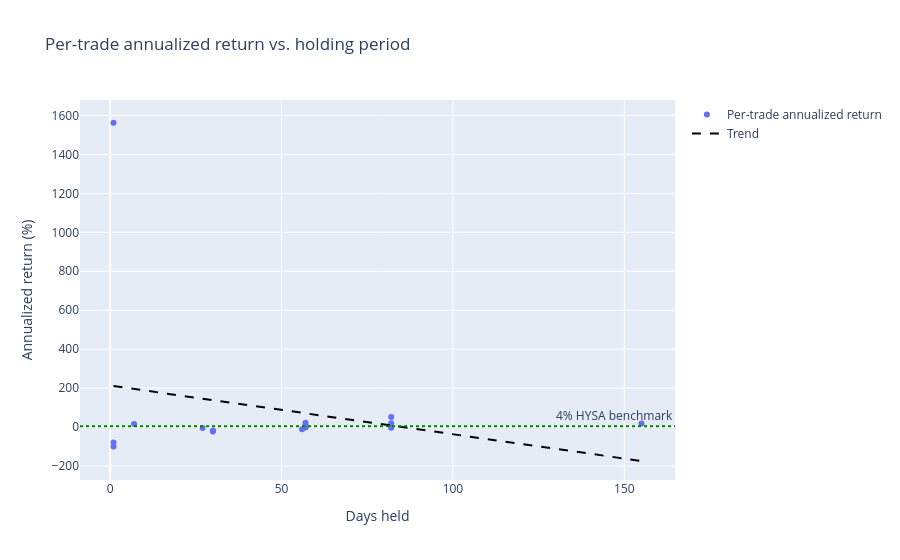

Notebook cell for this chart:
### Markdown cell above
## 5. Annualized return curve

Per-trade annualized return against days held, with a fitted trend and the flat HYSA benchmark line. Short holds annualize into large, noisy numbers by design — that's why the combined alpha above uses period alpha instead of this annualized figure.

### Code cell
trend_x, trend_y = returns.fit_trend(
    returns_df["days_held"].to_numpy(),
    returns_df["annualized_return_pct"].to_numpy(),
    returns_config,
)
visualization.plot_return_curve(returns_df, trend_x, trend_y, returns_config).show()

### Figure 1 — Plotly figure (JSON) as saved in the notebook; plotly's stock layout.template omitted (floating-point values rounded to 4 significant figures)
{"data": [{"hovertemplate": "%{text}<br>Days held: %{x}<br>Annualized: %{y:.1f}%<extra></extra>", "mode": "markers", "name": "Per-trade annualized return", "text": ["VOO", "BND", "VOO", "VXUS", "BND", "BND", "VOO", "VXUS", "BND", "QQQM", "VOO", "BND", "VXUS", "VOO", "VXUS", "VXUS"], "type": "scatter", "x": [155, 82, 82, 82, 57, 57, 57, 57, 56, 30, 30, 27, 7, 1, 1, 1], "y": [18.02, -4.076, 51.2, 19.32, -1.547, -1.649, 22.24, 9.404, -10.85, -23.28, -18.19, -4.923, 15.03, 1563.0, -79.17, -100.0]}, {"line": {"color": "black", "dash": "dash"}, "mode": "lines", "name": "Trend", "type": "scatter", "x": [1, 1, 1, 7, 27, 30, 30, 56, 57, 57, 57, 57, 82, 82, 82, 155], "y": [210.5, 210.5, 210.5, 195.5, 145.6, 138.1, 138.1, 73.08, 70.58, 70.58, 70.58, 70.58, 8.098, 8.098, 8.098, -174.3]}], "layout": {"annotations": [{"showarrow": false, "text": "4% HYSA benchmark", "x": 1, "xanchor": "right", "xref": "x domain", "y": 4.0, "yanchor": "bottom", "yref": "y"}], "shapes": [{"line": {"color": "green", "dash": "dot"}, "type": "line", "x0": 0, "x1": 1, "xref": "x domain", "y0": 4.0, "y1": 4.0, "yref": "y"}], "title": {"text": "Per-trade annualized return vs. holding period"}, "xaxis": {"title": {"text": "Days held"}}, "yaxis": {"title": {"text": "Annualized return (%)"}}}}
